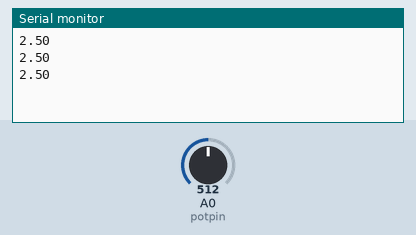
The sketch below on a simulated Arduino Uno, built with avr-gcc and run on an emulated ATmega328P. Parts: the last lines printed to the serial monitor. Inputs (shaded band) come from the test bench; at power-on: A0 (potpin) = 512.

Above: at 1.2 s.
1.3 s: A0 (potpin) set to 716
At 1.86 s:
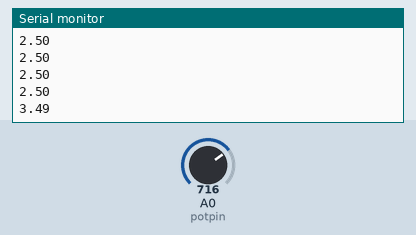
2.8 s: A0 (potpin) set to 900
At 3.06 s:
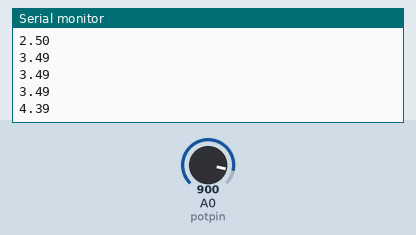
Timing chart, 0 to 5.8 s (numbered marks = the images above; inputs shaded):
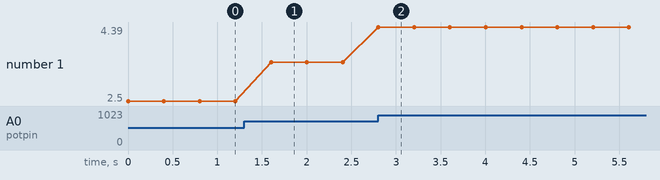

Measured:
- after the input at 1.3 s, the serial monitor: prints a new line after 0.30 s (image 1)
- after the input at 2.8 s, the serial monitor: prints a new line at once (image 2)
- plotted number 1: 2.5 → 3.49 after the input at 1.3 s, 3.49 → 4.39 after the input at 2.8 s

The sketch:

Program024Bluetooth_potentiometer.ino
```cpp
int potpin= A0;
float potval;

void setup() {
  // put your setup code here, to run once:
  Serial.begin(9600);
  pinMode(potpin, INPUT);

}

void loop() {
  // put your main code here, to run repeatedly:
  potval= analogRead(potpin);
  potval= potval/205;
  Serial.println(potval);
  delay(400);

}
```
